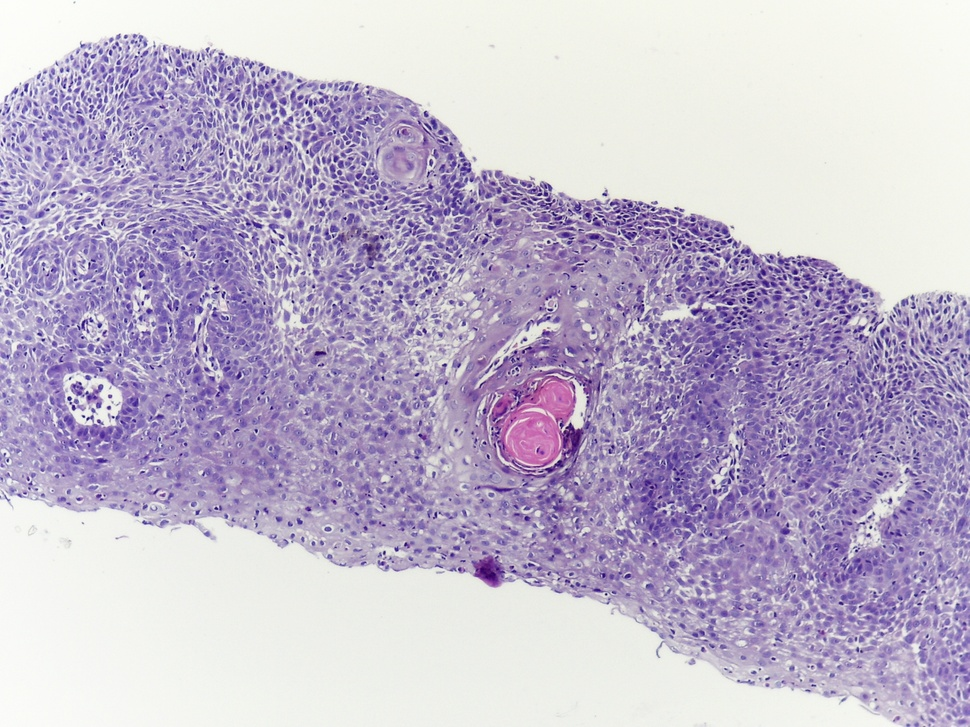
#> input picture Basic_Image_Analysis/HSV color space/OSCC_100x_1.jpg, 970 x 727 px, shrunk from 2048 x 1536 before the run, found by its file name
$ python color_HSV.py
#> lines starting #> are read from the running program, lines starting #| are printed output that depends on the picture
#%%
import cv2
import matplotlib.pyplot as plt

# Load the image
file_path = 'D:\Computer Vision\CV2 based Projects\Basic_Image_Analysis\HSV color space\OSCC_100x_1.jpg'
input_BGR = cv2.imread(file_path)
#> input_BGR is the input picture: shape (727, 970, 3); mean B, G, R 205.5, 182.7, 192.8

#%%

# Convert the image from BGR to HSV color space
input_HSV = cv2.cvtColor(input_BGR, cv2.COLOR_BGR2HSV)
#> input_HSV: shape (727, 970, 3); mean H, S, V 94.9, 39.6, 208.2

# Extract HSV channels
hue_channel = input_HSV[:, :, 0]  # Hue channel
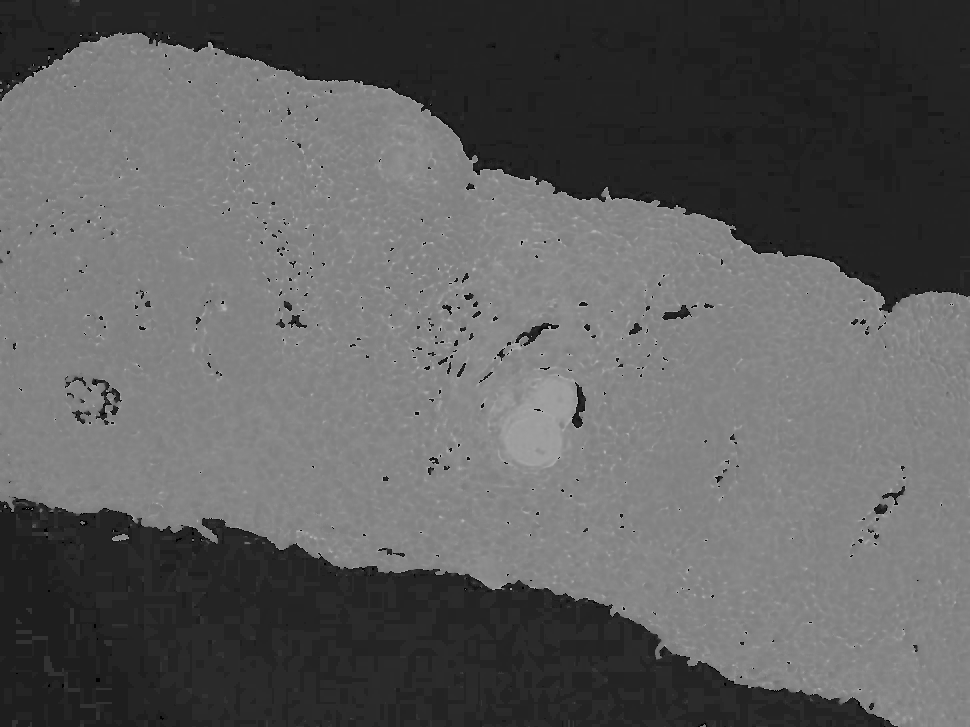
#> hue_channel: shape (727, 970); min 0, max 179, mean 94.9
saturation_channel = input_HSV[:, :, 1]  # Saturation channel
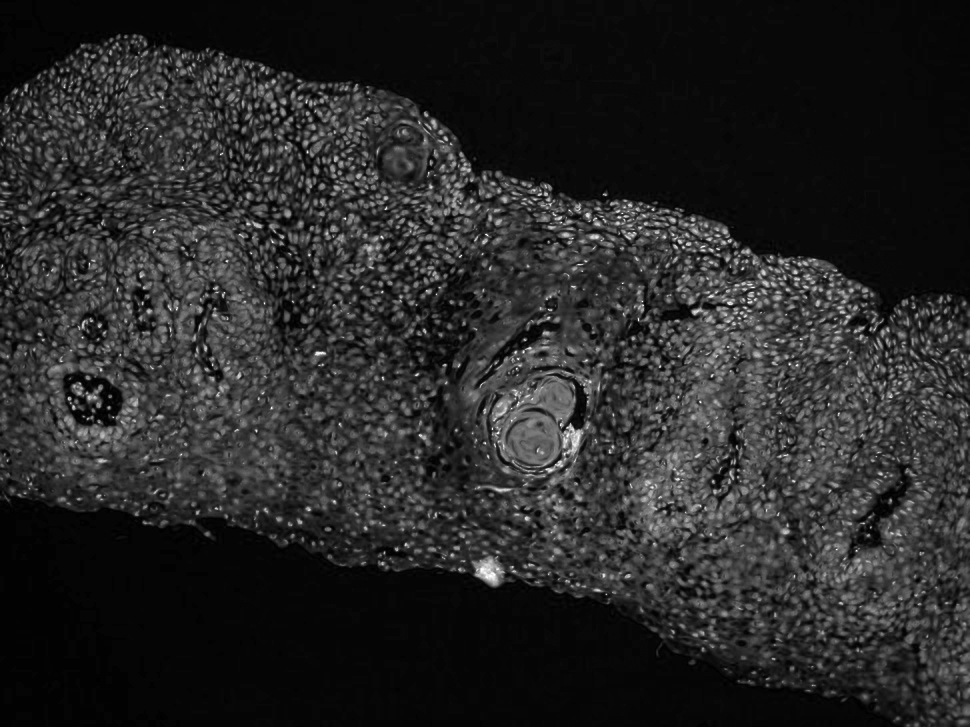
#> saturation_channel: shape (727, 970); min 0, max 255, mean 39.6
value_channel = input_HSV[:, :, 2]  # Value channel
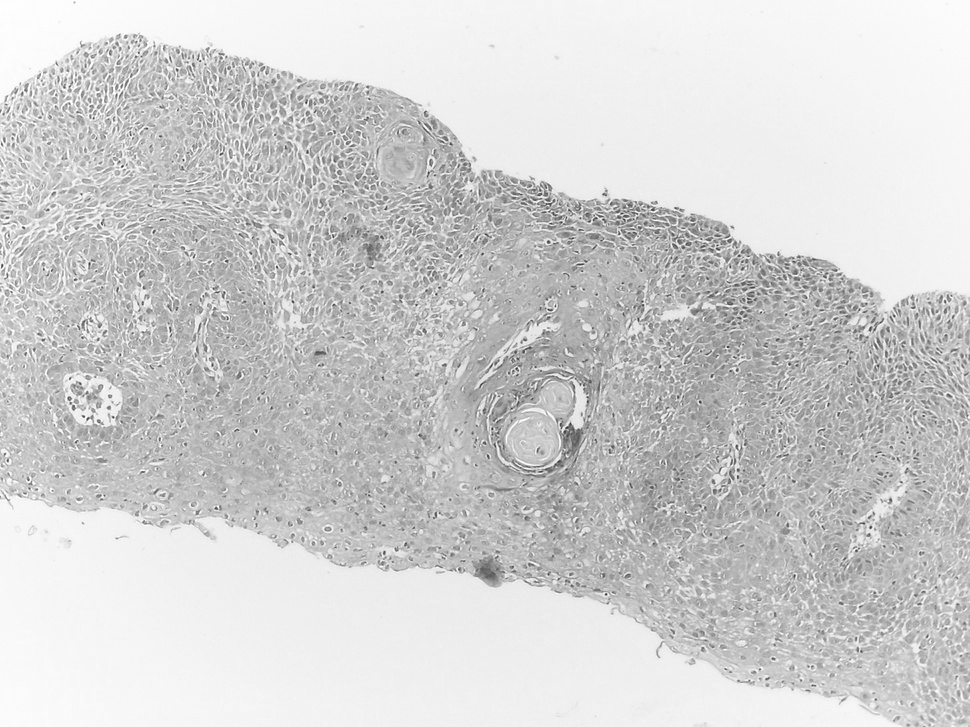
#> value_channel: shape (727, 970); min 47, max 255, mean 208.2

# Display the original and HSV images
fig, axs = plt.subplots(3, 2, figsize=(10, 5))
axs[0,0].imshow(cv2.cvtColor(input_BGR, cv2.COLOR_BGR2RGB))  # Convert BGR to RGB for correct display
axs[0,0].set_title('Original Image in RGB')

axs[0,1].imshow(cv2.cvtColor(input_HSV, cv2.COLOR_BGR2RGB))  # HSV image converted to RGB for display
axs[0,1].set_title('Image in HSV Color Space')

# Hue channel (you might want to use `cmap='hsv'` to visualize it better)
axs[1, 0].imshow(hue_channel, cmap='hsv')
axs[1, 0].set_title('Hue Channel')

# Saturation channel
axs[1, 1].imshow(saturation_channel, cmap='gray')  # Grayscale display of saturation
axs[1, 1].set_title('Saturation Channel')

# Value channel
axs[2, 0].imshow(value_channel, cmap='gray')  # Grayscale display of value
axs[2,0].set_title('Value Channel')

plt.tight_layout()
plt.show()
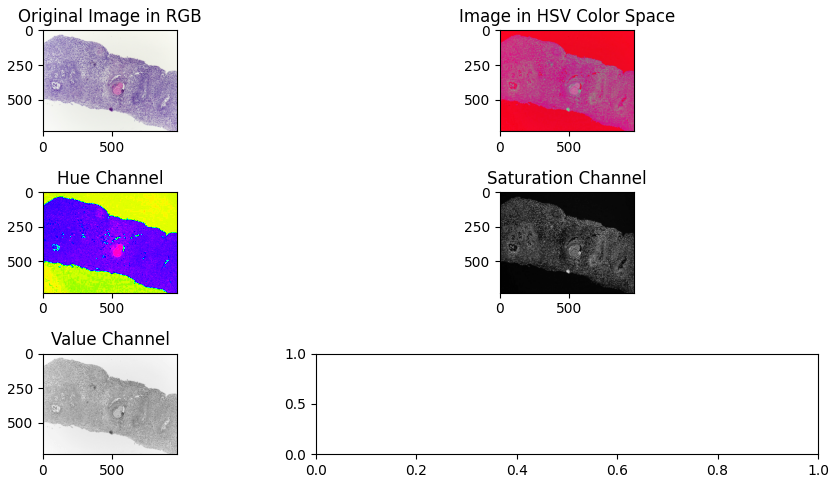
#> figure drawn by matplotlib, 5 panels
# %%
